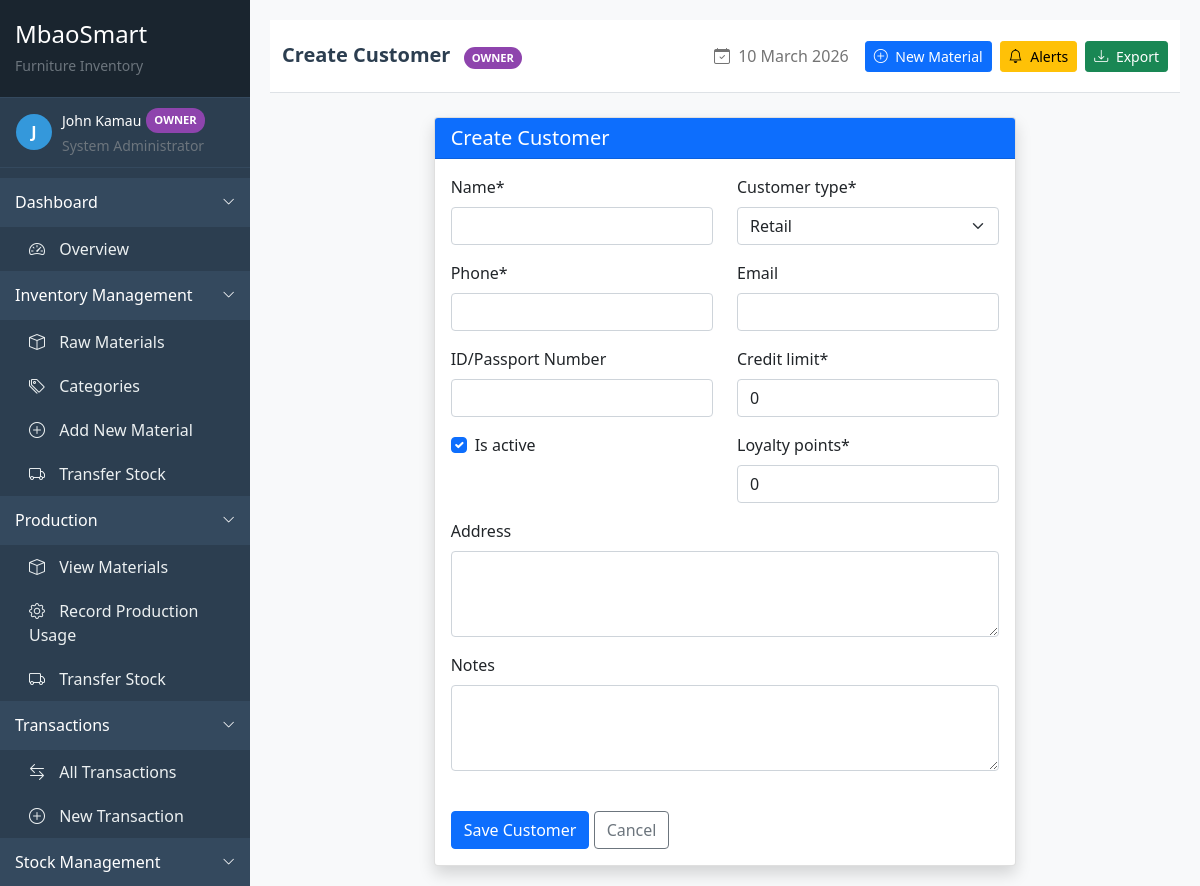
The page /sales/customers/create/ (signed in) on the database its author committed.
### accounts/models.py (models this page shows, shortened)
class User(AbstractUser):
    USER_ROLES = (
        ('owner', 'Owner'),
        ('store_manager', 'Store Manager'),
        ('production_manager', 'Production Manager'),
        ('supervisor', 'Supervisor'),
        ('accountant', 'Accountant'),
        ('fundi', 'Fundi/Worker'),
        ('sales_person', 'Sales Person'),
        ('shop_manager', 'Shop Manager'),
    )
    phone_regex = RegexValidator(
        regex=r'^\+?1?\d{9,15}$',
        message="Phone number must be entered in the format: '+254700123456'. Up to 15 digits allowed."
    )
    role = models.CharField(max_length=20, choices=USER_ROLES, default='fundi')
    phone_number = models.CharField(validators=[phone_regex], max_length=17, blank=True)
    address = models.TextField(blank=True)
    id_number = models.CharField(max_length=20, blank=True)
    kra_pin = models.CharField(max_length=20, blank=True)
    nhif_number = models.CharField(max_length=20, blank=True)
    nssf_number = models.CharField(max_length=20, blank=True)
    bank_name = models.CharField(max_length=100, blank=True)
    bank_account = models.CharField(max_length=50, blank=True)
    branch = models.CharField(max_length=100, blank=True)
    date_joined = models.DateField(auto_now_add=True)
    profile_picture = models.ImageField(upload_to='profile_pics/', blank=True)
    is_active = models.BooleanField(default=True)
    class Meta:
        ordering = ['-date_joined']

### sales/views.py (the view)
# urls.py: path('customers/create/', views.customer_create, name='customer_create'),
@permission_required('sales.add_customer')
def customer_create(request):
    if request.method == 'POST':
        form = CustomerForm(request.POST)
        if form.is_valid():
            customer = form.save()
            messages.success(request, f'Customer "{customer.name}" created successfully!')
            return redirect('sales:customer_detail', pk=customer.pk)
    else:
        form = CustomerForm()
    return render(request, 'sales/customer_form.html', {'form': form, 'title': 'Create Customer'})

### sales/forms.py
class CustomerForm(forms.ModelForm):
    class Meta:
        model = Customer
        fields = '__all__'
        widgets = {
            'address': forms.Textarea(attrs={'rows': 3}),
            'notes': forms.Textarea(attrs={'rows': 3}),
        }

### inventory/context_processors.py (called while the page is built)
def stock_alert_count(request):
    if request.user.is_authenticated:
        count = StockAlert.objects.filter(is_active=True).count()
        return {'stock_alert_count': count}
    return {'stock_alert_count': 0}

### templates/sales/customer_form.html (shortened to what this page needs)
{% extends 'base/base.html' %}
{% load crispy_forms_tags %}
{% block page_title %}{{ title }}{% endblock %}
{% block content %}
<div class="row justify-content-center">
    <div class="col-md-8">
        <div class="card shadow">
            <div class="card-header bg-primary text-white">
                <h5 class="mb-0"> {{ title }}</h5>
            </div>
            <div class="card-body">
                <form method="post" novalidate>
                    <div class="row">
                        <div class="col-md-6">
                            {{ form.name|as_crispy_field }}
                        </div>
                        <div class="col-md-6">
                            {{ form.customer_type|as_crispy_field }}
                        </div>
                    </div>
                    <div class="row">
                        <div class="col-md-6">
                            {{ form.phone|as_crispy_field }}
                        </div>
                        <div class="col-md-6">
                            {{ form.email|as_crispy_field }}
                        </div>
                    </div>
                    <div class="row">
                        <div class="col-md-6">
                            {{ form.id_number|as_crispy_field }}
                        </div>
                        <div class="col-md-6">
                            {{ form.credit_limit|as_crispy_field }}
                        </div>
                    </div>
                    <div class="row">
                        <div class="col-md-6">
                            {{ form.is_active|as_crispy_field }}
                        </div>
                        <div class="col-md-6">
                            {{ form.loyalty_points|as_crispy_field }}
                        </div>
                    </div>
                    <div class="row">
                        <div class="col-md-12">
                            {{ form.address|as_crispy_field }}
                        </div>
                    </div>
                    <div class="row">
                        <div class="col-md-12">
                            {{ form.notes|as_crispy_field }}
                        </div>
                    </div>
                    <div class="mt-4">
                        <button type="submit" class="btn btn-primary">
                             Save Customer
                        </button>
                        <a href="{% url 'sales:customer_list' %}" class="btn btn-outline-secondary">
                             Cancel
                        </a>
                    </div>
                </form>
            </div>
        </div>
    </div>
</div>
{% endblock %}

### templates/base/base.html (shortened to what this page needs)
<!DOCTYPE html>
<html lang="en">
<head>
    <link href="https://cdn.jsdelivr.net/npm/bootstrap@5.1.3/dist/css/bootstrap.min.css" rel="stylesheet">
    <link rel="stylesheet" href="https://cdn.jsdelivr.net/npm/bootstrap-icons@1.8.1/font/bootstrap-icons.css">
</head>
<body>
    <div class="sidebar" id="sidebarMenu">
        <div class="sidebar-header">
            <h4 class="text-white mb-1">MbaoSmart</h4>
            <small class="text-muted">Furniture Inventory</small>
        </div>
        <div class="sidebar-content">
            <div class="user-info px-3">
                <div class="d-flex align-items-center">
                    <div class="user-avatar">
                        {{ request.user.get_full_name|default:request.user.username|first|upper }}
                    </div>
                    <div>
                        <div class="text-white small d-flex align-items-center">
                            {{ request.user.get_full_name|default:request.user.username }}
                            <span class="role-badge {{ request.user.role }}">{{ request.user.get_role_display }}</span>
                        </div>
                        <small class="text-muted">
                            {% if request.user.role == 'owner' %}System Administrator
                            {% elif request.user.role == 'store_manager' %}Inventory Manager
                            {% elif request.user.role == 'production_manager' %}Production Manager
                            {% elif request.user.role == 'accountant' %}Financial Controller
                            {% elif request.user.role == 'fundi' %}Workshop Staff
                            {% else %}Staff Member{% endif %}
                        </small>
                    </div>
                </div>
            </div>
            <div class="menu-section {% if request.resolver_match.url_name == 'dashboard' %}active{% endif %}" data-toggle="dashboard-section">
                <span>Dashboard</span>
                <i class="bi bi-chevron-down toggle-icon"></i>
            </div>
            <div class="submenu" id="dashboard-section">
                <a class="menu-item {% if request.resolver_match.url_name == 'dashboard' %}active{% endif %}"
                   href="{% url 'inventory:dashboard' %}">
                    <div>
                        <i class="bi bi-speedometer2"></i> Overview
                    </div>
                </a>
            </div>
            {% if request.user.role == 'owner' or request.user.role == 'store_manager' %}
            <div class="menu-section" data-toggle="inventory-section">
                <span>Inventory Management</span>
                <i class="bi bi-chevron-down toggle-icon"></i>
            </div>
            <div class="submenu" id="inventory-section">
                <a class="menu-item {% if 'raw-material-list' in request.path %}active{% endif %}"
                   href="{% url 'inventory:raw_material_list' %}">
                    <div>
                        <i class="bi bi-box"></i> Raw Materials
                    </div>
                </a>
                <a class="menu-item {% if 'category-list' in request.path %}active{% endif %}"
                   href="{% url 'inventory:category_list' %}">
                    <div>
                        <i class="bi bi-tags"></i> Categories
                    </div>
                </a>
                <a class="menu-item {% if 'raw-material-create' in request.path %}active{% endif %}"
                   href="{% url 'inventory:raw_material_create' %}">
                    <div>
                        <i class="bi bi-plus-circle"></i> Add New Material
                    </div>
                </a>
                <a class="menu-item {% if 'transfer-stock' in request.path %}active{% endif %}"
                   href="{% url 'inventory:transfer_stock' %}">
                    <div>
                        <i class="bi bi-truck"></i> Transfer Stock
                    </div>
                </a>
            </div>
            {% endif %}
            {% if request.user.role == 'owner' or request.user.role == 'production_manager' %}
            <div class="menu-section" data-toggle="production-section">
                <span>Production</span>
                <i class="bi bi-chevron-down toggle-icon"></i>
            </div>
            <div class="submenu" id="production-section">
                <a class="menu-item {% if 'raw-material-list' in request.path %}active{% endif %}"
                   href="{% url 'inventory:raw_material_list' %}">
                    <div>
                        <i class="bi bi-box"></i> View Materials
                    </div>
                </a>
                <a class="menu-item {% if 'production-usage' in request.path %}active{% endif %}"
                   href="#">
                    <div>
                        <i class="bi bi-gear"></i> Record Production Usage
                    </div>
                </a>
                <a class="menu-item {% if 'transfer-stock' in request.path %}active{% endif %}"
                   href="{% url 'inventory:transfer_stock' %}">
                    <div>
                        <i class="bi bi-truck"></i> Transfer Stock
                    </div>
                </a>
            </div>
            {% endif %}
            {% if request.user.role == 'owner' or request.user.role == 'store_manager' or request.user.role == 'production_manager' %}
            <div class="menu-section" data-toggle="transactions-section">
                <span>Transactions</span>
                <i class="bi bi-chevron-down toggle-icon"></i>
            </div>
            <div class="submenu" id="transactions-section">
                <a class="menu-item {% if 'transaction-list' in request.path %}active{% endif %}"
                   href="{% url 'inventory:transaction_list' %}">
                    <div>
                        <i class="bi bi-arrow-left-right"></i> All Transactions
                    </div>
                </a>
                {% if request.user.role == 'owner' or request.user.role == 'store_manager' %}
                <a class="menu-item {% if 'transaction-create' in request.path %}active{% endif %}"
                   href="{% url 'inventory:transaction_create' %}">
                    <div>
                        <i class="bi bi-plus-circle"></i> New Transaction
                    </div>
                </a>
                {% endif %}
            </div>
            {% endif %}
            {% if request.user.role == 'owner' or request.user.role == 'store_manager' %}
            <div class="menu-section" data-toggle="stock-section">
                <span>Stock Management</span>
                <i class="bi bi-chevron-down toggle-icon"></i>
            </div>
            {% endif %}
        </div>
    </div>
    <div class="main-content" id="mainContent">
        <nav class="navbar navbar-expand-lg navbar-light bg-white border-bottom py-3 mb-4">
            <div class="container-fluid">
                <div class="navbar-nav me-auto">
                    <span class="navbar-brand mb-0 h1">
                        {% block page_title %}{% endblock %}
                        <span class="role-badge {{ request.user.role }} ms-2">{{ request.user.get_role_display }}</span>
                    </span>
                </div>
                <div class="d-flex align-items-center">
                    <span class="navbar-text me-3 d-none d-md-block">
                        <i class="bi bi-calendar-check me-1"></i> {% now "j F Y" %}
                    </span>
                    {% if request.user.role == 'owner' or request.user.role == 'store_manager' %}
                    <a href="{% url 'inventory:raw_material_create' %}" class="btn btn-primary btn-sm me-2">
                        <i class="bi bi-plus-circle me-1"></i> New Material
                    </a>
                    {% endif %}
                    {% if request.user.role == 'owner' or request.user.role == 'store_manager' %}
                    <a href="{% url 'inventory:stock_alerts' %}" class="btn btn-warning btn-sm me-2 position-relative">
                        <i class="bi bi-bell me-1"></i> Alerts
                    </a>
                    {% endif %}
                    {% if request.user.role == 'owner' or request.user.role == 'accountant' %}
                    <a href="{% url 'inventory:stock_report' %}?export=csv" class="btn btn-success btn-sm">
                        <i class="bi bi-download me-1"></i> Export
                    </a>
                    {% endif %}
                </div>
            </div>
        </nav>
        <div class="container-fluid">
            {% block content %}
            {% endblock %}
        </div>
    </div>
</body>
</html>

### templates/base/base.html (style rules this page uses)
:root { --primary-color: #2c3e50; --secondary-color: #3498db; --accent-color: #e74c3c; }
body { font-family: 'Segoe UI', Tahoma, Geneva, Verdana, sans-serif; background-color: #f8f9fa; }
.sidebar { background-color: var(--primary-color); min-height: 100vh; color: white; width: 250px; position: fixed; left: 0; top: 0; overflow-y: auto; display: flex; flex-direction: column; }
.sidebar-content { flex: 1; overflow-y: auto; }
.sidebar a { color: #ecf0f1; text-decoration: none; display: block; transition: all 0.3s ease; }
.sidebar-header { padding: 20px 15px; border-bottom: 1px solid #34495e; background-color: #1a252f; }
.role-badge { display: inline-block; padding: 4px 8px; border-radius: 12px; font-size: 0.7rem; font-weight: 600; text-transform: uppercase; margin-left: 5px; }
.role-badge.owner { background-color: #8e44ad; color: white; }
.menu-section { cursor: pointer; padding: 12px 15px; border-bottom: 1px solid #34495e; background-color: #34495e; display: flex; justify-content: space-between; align-items: center; user-select: none; }
.menu-section .toggle-icon { transition: transform 0.3s; font-size: 0.8rem; }
.submenu { background-color: #2c3e50; overflow: hidden; transition: max-height 0.3s ease-out; }
.menu-item { padding: 10px 15px 10px 25px; border-left: 4px solid transparent; display: flex; align-items: center; justify-content: space-between; }
.menu-item i { width: 20px; margin-right: 10px; text-align: center; }
.user-info { padding: 10px 0; border-bottom: 1px solid #34495e; margin-bottom: 10px; }
.user-avatar { width: 36px; height: 36px; border-radius: 50%; background-color: #3498db; display: flex; align-items: center; justify-content: center; font-weight: bold; font-size: 16px; margin-right: 10px; }
.main-content { margin-left: 250px; padding: 20px; min-height: 100vh; }
.navbar-brand { font-weight: bold; color: var(--primary-color) !important; }

### rows shown on the page
User: user.get_full_name|first "J", user.get_full_name "John Kamau", user.role "OWNER"

### other values the page prints
{{ title }} "Create Customer"
